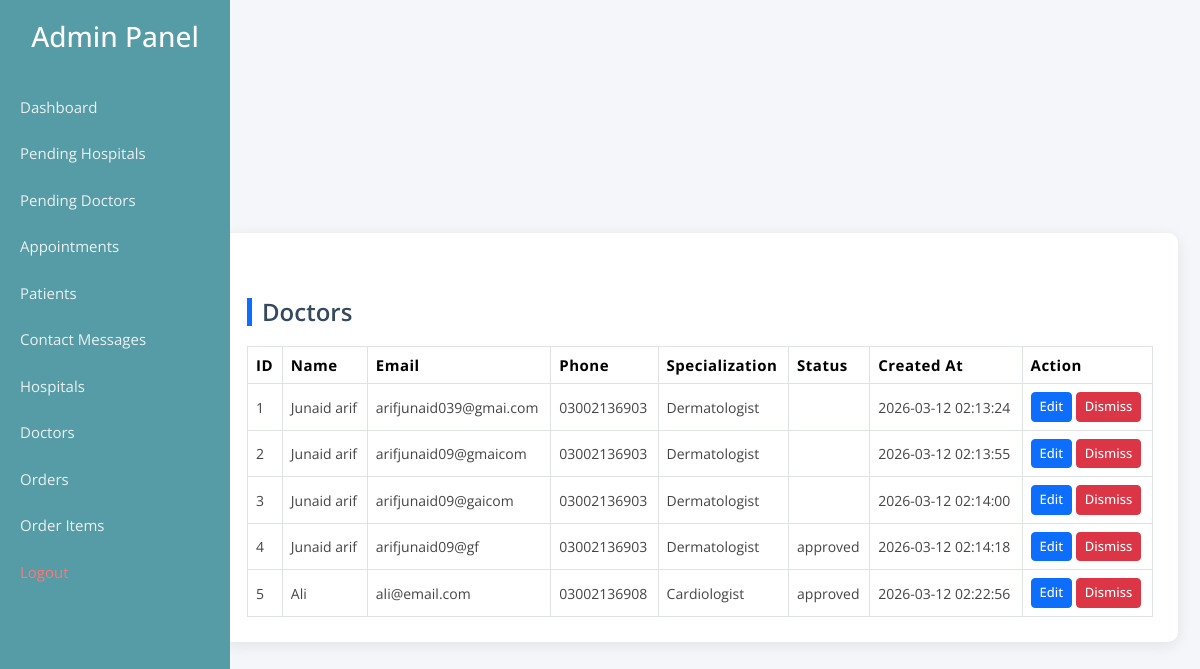
Before: /default/doctor_admin.php with the older database file.
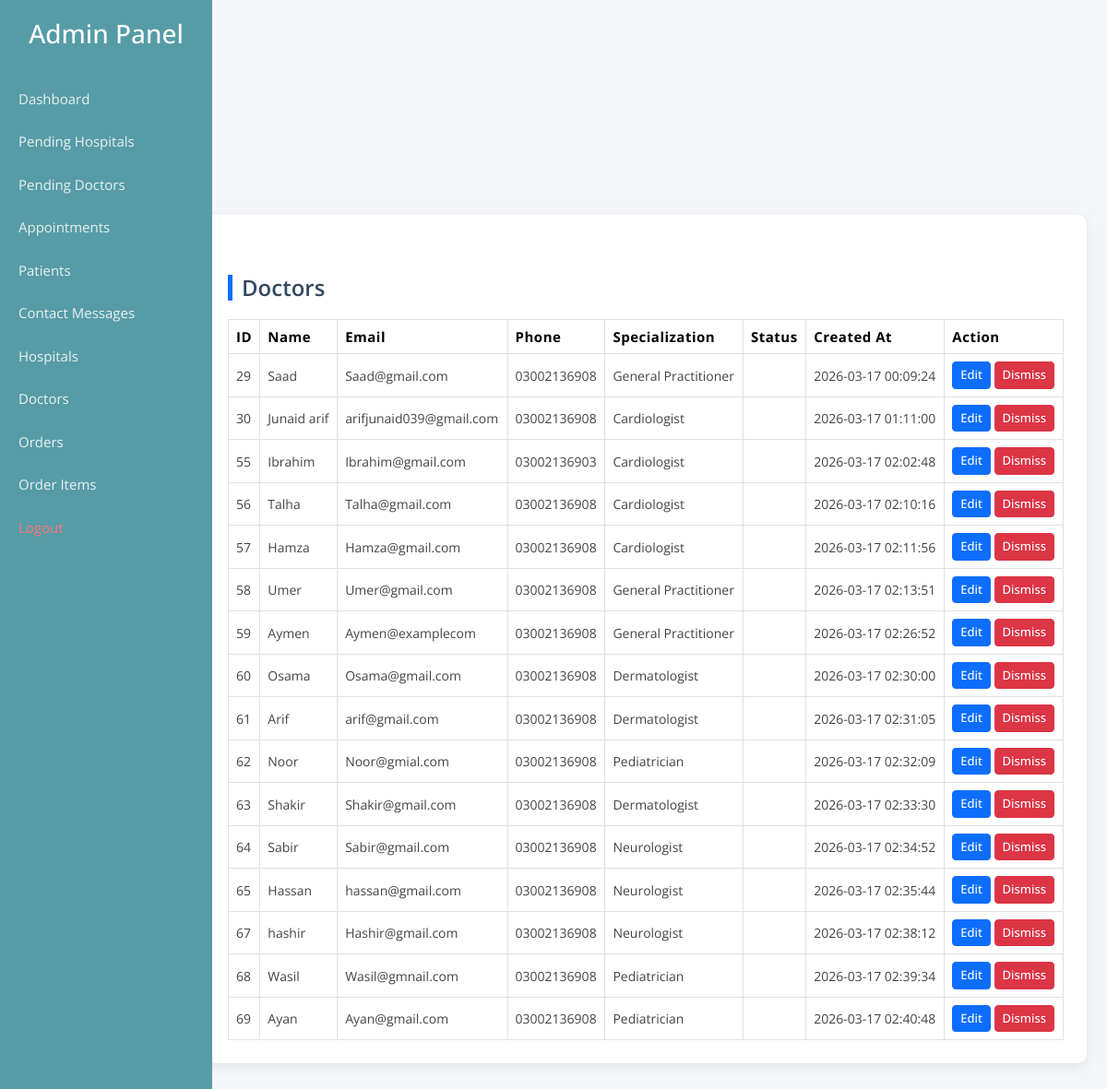
After: the same page with the newer database file.
### tables this page shows
CREATE TABLE IF NOT EXISTS `doctor_details` (
  `id` int NOT NULL AUTO_INCREMENT,
  `full_name` varchar(100) NOT NULL,
  `email` varchar(100) DEFAULT NULL,
  `pmc_number` varchar(50) DEFAULT NULL,
  `university_name` varchar(100) DEFAULT NULL,
  `graduation_year` year DEFAULT NULL,
  `phone` varchar(20) DEFAULT NULL,
  `password` varchar(255) NOT NULL,
  `degree` varchar(100) DEFAULT NULL,
  `cv` varchar(255) DEFAULT NULL,
  `photo` varchar(255) DEFAULT NULL,
  `address` text,
  `created_at` timestamp NULL DEFAULT CURRENT_TIMESTAMP,
  `status` enum('pending','approved') NOT NULL DEFAULT 'pending',
  `hospital_id` int DEFAULT NULL,
  `verified_status` enum('pending','verified','rejected') NOT NULL DEFAULT 'pending',
  `details` varchar(255) DEFAULT NULL,
  PRIMARY KEY (`id`),
  UNIQUE KEY `email` (`email`),
  KEY `fk_hospital` (`hospital_id`)
);

### default/doctor_admin.php (the view, shortened to what this page needs)
<?php
require 'admin_sidebar.php';
?>
        <link rel="stylesheet" href="assets/css/bootstrap.min.css">
        <link rel="stylesheet" href="assets/css/animate.min.css">
        <link rel="stylesheet" href="assets/css/owl.carousel.min.css">
        <link rel="stylesheet" href="assets/css/flaticon.css">
        <link rel="stylesheet" href="assets/css/magnific-popup.min.css">
        <link rel="stylesheet" href="assets/css/meanmenu.min.css">
        <link rel="stylesheet" href="assets/css/boxicons.min.css">
        <link rel="stylesheet" href="assets/css/nice-select.min.css">
        <link rel="stylesheet" href="assets/css/slick.min.css">
        <link rel="stylesheet" href="assets/css/odometer.min.css">
        <link rel="stylesheet" href="assets/css/datatables.min.css">
        <link rel="stylesheet" href="assets/css/style.css">
        <link rel="stylesheet" href="assets/css/responsive.css">
<div class="container">
<div class="dashboard-card">
<h2>Doctors</h2>
<?php
$doctors = mysqli_query($conn,"SELECT * FROM doctor_details ORDER BY created_at ASC");
?>
<table class="table table-bordered table-hover">
    <thead>
<tr>
<th>ID</th>
<th>Name</th>
<th>Email</th>
<th>Phone</th>
<th>Specialization</th>
<th>Status</th>
<th>Created At</th>
<th>Action</th>
</tr>
</thead>
<tbody>
<?php
if(mysqli_num_rows($doctors) > 0){
    while($row = mysqli_fetch_assoc($doctors)){
    ?>
    <tr>
    <td><?= htmlspecialchars($row['id'] ?? '') ?></td>
    <td><?= htmlspecialchars($row['full_name'] ?? '') ?></td>
    <td><?= htmlspecialchars($row['email'] ?? '') ?></td>
    <td><?= htmlspecialchars($row['phone'] ?? '') ?></td>
    <td><?= htmlspecialchars($row['degree'] ?? '') ?></td>
    <td><?= htmlspecialchars($row['status'] ?? '') ?></td>
    <td><?= htmlspecialchars($row['created_at'] ?? '') ?></td>
    <td>
<a href="edit_doctor.php?id=<?= $row['id'] ?>" class="btn btn-primary btn-sm">Edit</a>
<a href="delete_doctor.php?id=<?= $row['id'] ?>"
class="btn btn-danger btn-sm"
onclick="return confirm('Are you sure you want to dismiss this doctor?');">
Dismiss
</a>
</td>
    </tr>
    <?php
    }
}else{
    echo "<tr><td colspan='8' class='text-center'>No Doctors Found</td></tr>";
}
?>
</tbody>
</table>
</div>
<br>
</div>

Changed rows visible on the page:
removed doctor_details: id "1", full_name "Junaid arif", email "arifjunaid039@gmai.com", phone "03002136903", degree "Dermatologist", created_at "2026-03-12 02:13:24"
removed doctor_details: id "2", full_name "Junaid arif", email "arifjunaid09@gmaicom", phone "03002136903", degree "Dermatologist", created_at "2026-03-12 02:13:55"
removed doctor_details: id "3", full_name "Junaid arif", email "arifjunaid09@gaicom", phone "03002136903", degree "Dermatologist", created_at "2026-03-12 02:14:00"
removed doctor_details: id "4", full_name "Junaid arif", email "arifjunaid09@gf", phone "03002136903", degree "Dermatologist", status "approved", created_at "2026-03-12 02:14:18"
removed doctor_details: id "5", full_name "Ali", email "ali@email.com", phone "03002136908", degree "Cardiologist", status "approved", created_at "2026-03-12 02:22:56"
added doctor_details: id "29", full_name "Saad", email "Saad@gmail.com", phone "03002136908", degree "General Practitioner", created_at "2026-03-17 00:09:24"
added doctor_details: id "30", full_name "Junaid arif", email "arifjunaid039@gmail.com", phone "03002136908", degree "Cardiologist", created_at "2026-03-17 01:11:00"
added doctor_details: id "55", full_name "Ibrahim", email "Ibrahim@gmail.com", phone "03002136903", degree "Cardiologist", created_at "2026-03-17 02:02:48"
added doctor_details: id "56", full_name "Talha", email "Talha@gmail.com", phone "03002136908", degree "Cardiologist", created_at "2026-03-17 02:10:16"
added doctor_details: id "57", full_name "Hamza", email "Hamza@gmail.com", phone "03002136908", degree "Cardiologist", created_at "2026-03-17 02:11:56"
added doctor_details: id "58", full_name "Umer", email "Umer@gmail.com", phone "03002136908", degree "General Practitioner", created_at "2026-03-17 02:13:51"
added doctor_details: id "59", full_name "Aymen", email "Aymen@examplecom", phone "03002136908", degree "General Practitioner", created_at "2026-03-17 02:26:52"
added doctor_details: id "60", full_name "Osama", email "Osama@gmail.com", phone "03002136908", degree "Dermatologist", created_at "2026-03-17 02:30:00"
added doctor_details: id "61", full_name "Arif", email "arif@gmail.com", phone "03002136908", degree "Dermatologist", created_at "2026-03-17 02:31:05"
added doctor_details: id "62", full_name "Noor", email "Noor@gmial.com", phone "03002136908", degree "Pediatrician", created_at "2026-03-17 02:32:09"
added doctor_details: id "63", full_name "Shakir", email "Shakir@gmail.com", phone "03002136908", degree "Dermatologist", created_at "2026-03-17 02:33:30"
added doctor_details: id "64", full_name "Sabir", email "Sabir@gmail.com", phone "03002136908", degree "Neurologist", created_at "2026-03-17 02:34:52"
added doctor_details: id "65", full_name "Hassan", email "hassan@gmail.com", phone "03002136908", degree "Neurologist", created_at "2026-03-17 02:35:44"
added doctor_details: id "67", full_name "hashir", email "Hashir@gmail.com", phone "03002136908", degree "Neurologist", created_at "2026-03-17 02:38:12"
added doctor_details: id "68", full_name "Wasil", email "Wasil@gmnail.com", phone "03002136908", degree "Pediatrician", created_at "2026-03-17 02:39:34"
added doctor_details: id "69", full_name "Ayan", email "Ayan@gmail.com", phone "03002136908", degree "Pediatrician", created_at "2026-03-17 02:40:48"
